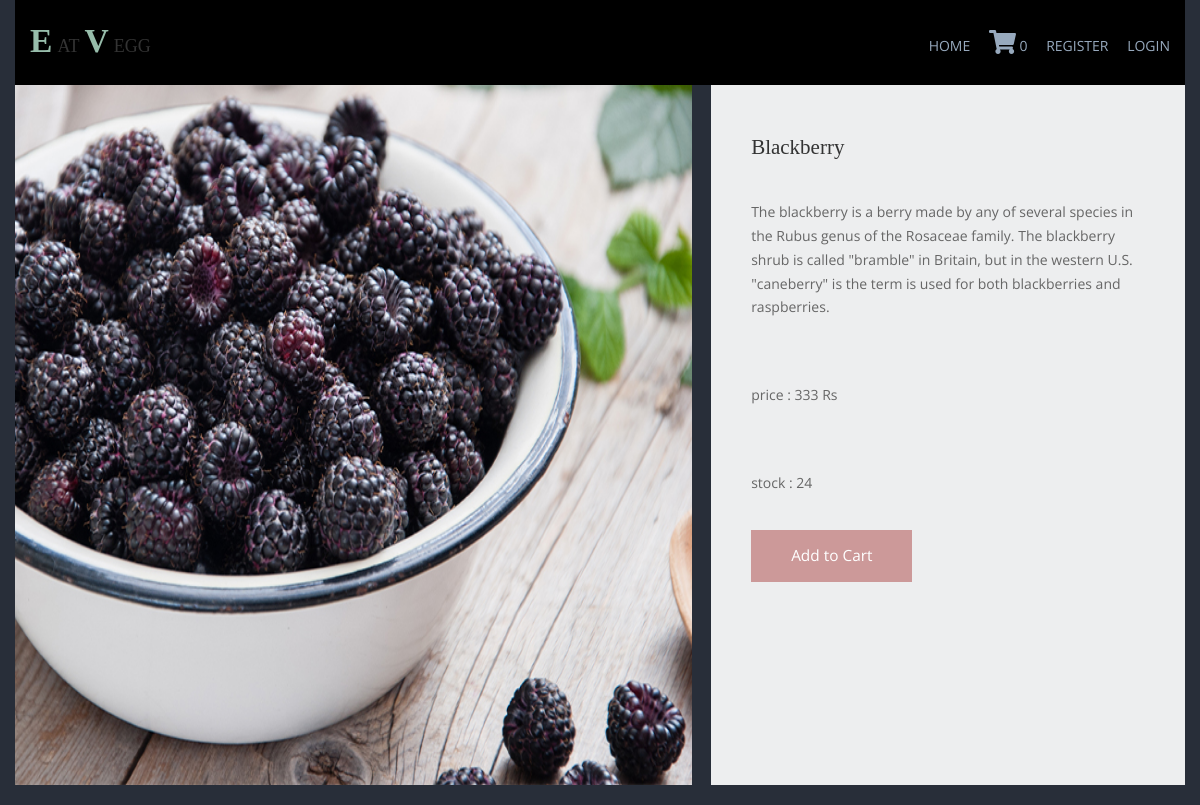
/berries/blackberry, run on the app's committed database.
### shop/models.py (models this page shows, shortened)
class products(models.Model):
    name=models.CharField(max_length=100,unique=True)
    slug=models.SlugField(max_length=100,unique=True)
    img=models.ImageField(upload_to='product')
    desc=models.TextField()
    available=models.BooleanField()
    stock=models.IntegerField()
    price=models.IntegerField()
    category=models.ForeignKey(categ,on_delete=models.CASCADE)

### shop/views.py (the view)
# urls.py: path('<slug:c_slug>/<slug:product_slug>',views.prodDetails,name='details'),
def prodDetails(request,c_slug,product_slug):
    try:
        prod=products.objects.get(category__slug=c_slug,slug=product_slug)
    except Exception as e:
        raise e
    return render(request,'item.html',{'pr':prod})

### cart/context_processor.py (called while the page is built)
def count(request):
    item_count=0
    if 'admin' in request.path:
        return {}
    else:
        try:
            ct=cartlist.objects.filter(cart_id=c_id(request))
            cti=items.objects.all().filter(cart=ct[:1])
            for c in cti:
                item_count+=c.quan
        except cartlist.DoesNotExist:
            item_count=0
        return dict(itc=item_count)

### cart/views.py (called while the page is built)
def c_id(request):
    ct_id=request.session.session_key
    if not ct_id:
        ct_id=request.session.create()
    return c_id

### templates/item.html (shortened to what this page needs)
{% extends 'base.html' %}
{% load static %}
{% block content %}
<!DOCTYPE html>
<html lang="en">
<head>
    <link href="{% static 'pr/css/templatemo-comparto.css' %}" rel="stylesheet" />
    <link href="{% static 'pr/css/templatemo-comparto.css' %}" rel="stylesheet" />
</head>
<body>
        <section class="tm-mb-1" id="about">
            <div class="tm-row tm-about-row">
                <div class="tm-section-1-l">
                    <img src="{{pr.img.url}}" alt="About image" class="tm-img-responsive" style='height: 700px; width: 1000px;'>
                </div>
                <article class="tm-section-1-r tm-bg-color-8">
                    <h2 class="tm-mb-2 tm-title-color">{{pr.name}}</h2>
                    <p>{{pr.desc}}</p><br>
                    <p>price : {{pr.price}} Rs</p><br>
                    <p>stock : {{pr.stock}}</p>
{% if pr.stock <= 0 %}
<hi style="color: brown;">Sorry. no stock left</hi>
{% else %}
                    <a href="{% url 'addcart' pr.id %}" class="tm-btn tm-btn-1 tm-link-to-services">Add to Cart</a>
                    {% endif %}
                </article>
            </div>
        </section>
</body>
</html>
{% endblock %}

### static/hm/layout/styles/layout.css (style rules this page uses)
*, *::before, *::after { transition:all .3s ease-in-out; }
body { color:#A5A6AA; background-color:#282E39; }
a { color:#97A9BD; }

### static/pr/css/templatemo-comparto.css (style rules this page uses)
*, *::before, *::after { box-sizing: border-box; outline: none; }
ul, h1, h2, h3, h4, p, figure { padding: 0; margin: 0; }
body { font-family: 'Open Sans', Arial, sans-serif; font-size: 18px; overflow-x: hidden; padding-left: 15px; padding-right: 15px; margin: 0; }
h2 { font-size: 1.5rem; }
a { transition: all 0.3s ease; text-decoration: none; }
p { color: #666; line-height: 1.7; margin-bottom: 35px; }
h1, h2, h3, h4, h5, h6 { color: #333; }
.tm-mb-1 { margin-bottom: 20px; }
.tm-mb-2 { margin-bottom: 40px; }
.tm-bg-color-8 { background-color: #EDEEEF; }
.tm-img-responsive { max-width: 100%; height: auto; }
.tm-section-1-l { width: 57.85%; margin-right: 1.65%; }
.tm-section-1-r { padding: 50px 40px; width: 40.5%; }
.tm-row { display: flex; }
.tm-btn { display: inline-block; padding: 15px 40px; font-size: 1.1rem; border: none; background-color: #CC9999; color: white; }
a { color: #666; }

### static/hm/layout/styles/framework.css (style rules this page uses)
html { overflow-y:scroll; overflow-x:hidden; }
html, body { margin:0; padding:0; font-size:14px; line-height:1.6em; }
*, *::before, *::after { box-sizing:border-box; }
a { outline:none; text-decoration:none; }
img { width:auto; max-width:100%; height:auto; margin:0; padding:0; border:none; line-height:normal; vertical-align:middle; }
body, input, textarea, select { font-family:Verdana, Geneva, sans-serif; }
h1, h2, h3, h4, h5, h6, .heading { font-family:Georgia, "Times New Roman", Times, serif; }
::placeholder { opacity:1; }
h1, h2, h3, h4, h5, h6, .heading { margin:0 0 20px 0; font-size:1.4rem; line-height:normal; font-weight:normal; text-transform:capitalize; }
address, article, aside, figcaption, figure, footer, header, main, nav, section { display:block; margin:0; padding:0; }

### data on the page
products: img (picture), name "Blackberry", desc "The blackberry is a berry made by any of several species in the Rubus genus of the Rosaceae family. The blackberry shrub is called \"bramble\" in Britain, but in the western U.S. \"caneberry\" is the term is used for both blackberries and raspberries.", price "333", stock "24"

### other printed values
{{ itc }} "0"
